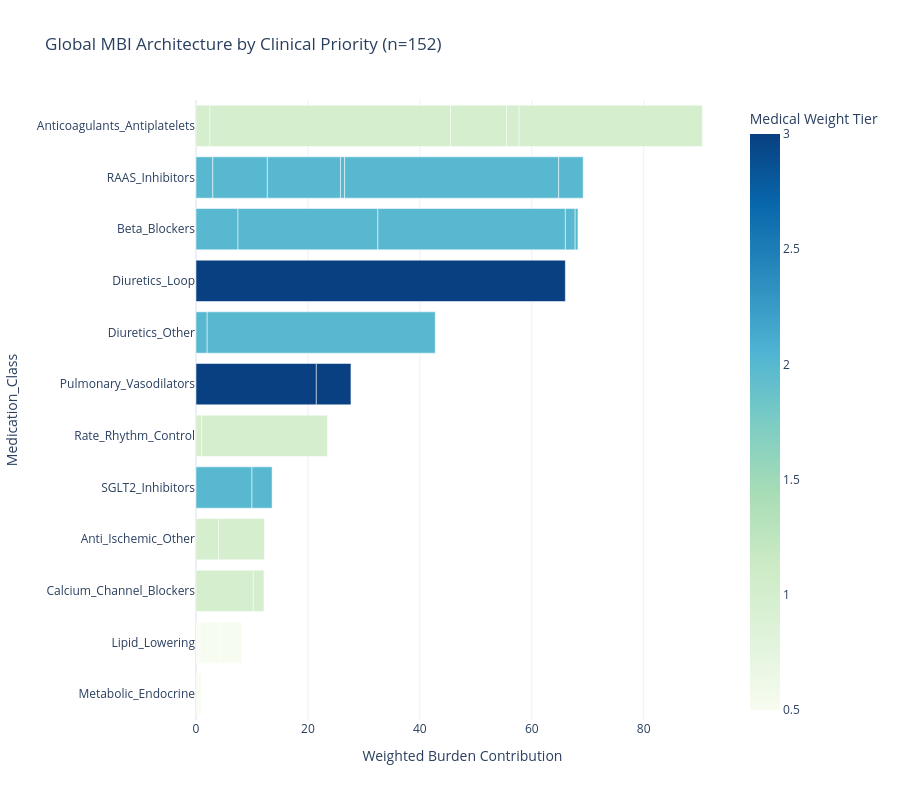

Write notebook code for a chart like this one.
### Code cell
# PHASE 4: Visualizing imputation of Data and MBI validity
# ==========================================
mbi_decomposed = viz.predictor_decomposition()

### Figure 1 — Plotly figure (JSON) as saved in the notebook; plotly's stock layout.template omitted (floating-point values rounded to 4 significant figures)
{"data": [{"customdata": [["Furosemide", 100, 3], ["Sildenafil", 77.65, 3], ["Tadalafil", 22.35, 3], ["Atenolol", 10.99, 2], ["Bisoprolol", 36.63, 2], ["Carvedilol", 49.08, 2], ["Metoprolol", 2.564, 2], ["Propranolol", 0.7326, 2], ["Hydrochlorothiazide", 4.678, 2], ["Spironolactone", 95.32, 2], ["Captopril", 4.336, 2], ["Enalapril", 14.09, 2], ["Irbesartan", 18.88, 2], ["Lisinopril", 1.084, 2], ["Losartan", 55.29, 2], ["Valsartan", 6.324, 2], ["Dapaglifozin", 73.53, 2], ["Empaglifozin", 26.47, 2], ["Ranolazine", 32.76, 1], ["Trimetazidine", 67.24, 1], ["Apixaban", 2.763, 1], ["Aspirin", 47.5, 1], ["Clopidogrel", 11.05, 1], ["Rivaroxaban", 2.487, 1], ["Warfarin", 36.2, 1], ["Amlodipine", 84.44, 1], ["Nifedipine", 15.56, 1], ["Amiodarone", 4.255, 1], ["Digoxin", 95.74, 1], ["Ciprofibrate", 6.154, 0.5], ["Gemfibrozil", 3.077, 0.5], ["Rosuvastatin", 44.62, 0.5], ["Simvastatin", 46.15, 0.5], ["Levothyroxine", 54.04, 0.5], ["Metformin", 45.96, 0.5]], "hovertemplate": "Weighted Burden Contribution=%{x:.2f}<br>Specific_Drug=%{customdata[0]}<br>Percentage_of_Class=%{customdata[1]:.1f}<br>Medical Weight Tier=%{marker.color}<extra></extra>", "legendgroup": "", "marker": {"color": [3.0, 3.0, 3.0, 2.0, 2.0, 2.0, 2.0, 2.0, 2.0, 2.0, 2.0, 2.0, 2.0, 2.0, 2.0, 2.0, 2.0, 2.0, 1.0, 1.0, 1.0, 1.0, 1.0, 1.0, 1.0, 1.0, 1.0, 1.0, 1.0, 0.5, 0.5, 0.5, 0.5, 0.5, 0.5], "coloraxis": "coloraxis", "pattern": {"shape": ""}}, "name": "", "orientation": "h", "showlegend": false, "textposition": "auto", "type": "bar", "x": [66.0, 21.5, 6.188, 7.5, 25.0, 33.5, 1.75, 0.5, 2.0, 40.75, 3.0, 9.75, 13.06, 0.75, 38.25, 4.375, 10.0, 3.6, 4.002, 8.214, 2.5, 42.98, 10.0, 2.25, 32.75, 10.25, 1.889, 1.0, 22.5, 0.5, 0.25, 3.625, 3.75, 0.5, 0.4252], "xaxis": "x", "y": ["Diuretics_Loop", "Pulmonary_Vasodilators", "Pulmonary_Vasodilators", "Beta_Blockers", "Beta_Blockers", "Beta_Blockers", "Beta_Blockers", "Beta_Blockers", "Diuretics_Other", "Diuretics_Other", "RAAS_Inhibitors", "RAAS_Inhibitors", "RAAS_Inhibitors", "RAAS_Inhibitors", "RAAS_Inhibitors", "RAAS_Inhibitors", "SGLT2_Inhibitors", "SGLT2_Inhibitors", "Anti_Ischemic_Other", "Anti_Ischemic_Other", "Anticoagulants_Antiplatelets", "Anticoagulants_Antiplatelets", "Anticoagulants_Antiplatelets", "Anticoagulants_Antiplatelets", "Anticoagulants_Antiplatelets", "Calcium_Channel_Blockers", "Calcium_Channel_Blockers", "Rate_Rhythm_Control", "Rate_Rhythm_Control", "Lipid_Lowering", "Lipid_Lowering", "Lipid_Lowering", "Lipid_Lowering", "Metabolic_Endocrine", "Metabolic_Endocrine"], "yaxis": "y"}], "layout": {"barmode": "stack", "coloraxis": {"colorbar": {"title": {"text": "Medical Weight Tier"}}, "colorscale": [[0, "rgb(247,252,240)"], [0.125, "rgb(224,243,219)"], [0.25, "rgb(204,235,197)"], [0.375, "rgb(168,221,181)"], [0.5, "rgb(123,204,196)"], [0.625, "rgb(78,179,211)"], [0.75, "rgb(43,140,190)"], [0.875, "rgb(8,104,172)"], [1, "rgb(8,64,129)"]]}, "height": 800, "legend": {"tracegroupgap": 0}, "title": {"text": "Global MBI Architecture by Clinical Priority (n=152)"}, "xaxis": {"anchor": "y", "domain": [0, 1], "title": {"text": "Weighted Burden Contribution"}}, "yaxis": {"anchor": "x", "categoryorder": "total ascending", "domain": [0, 1], "title": {"text": "Medication_Class"}}}}
